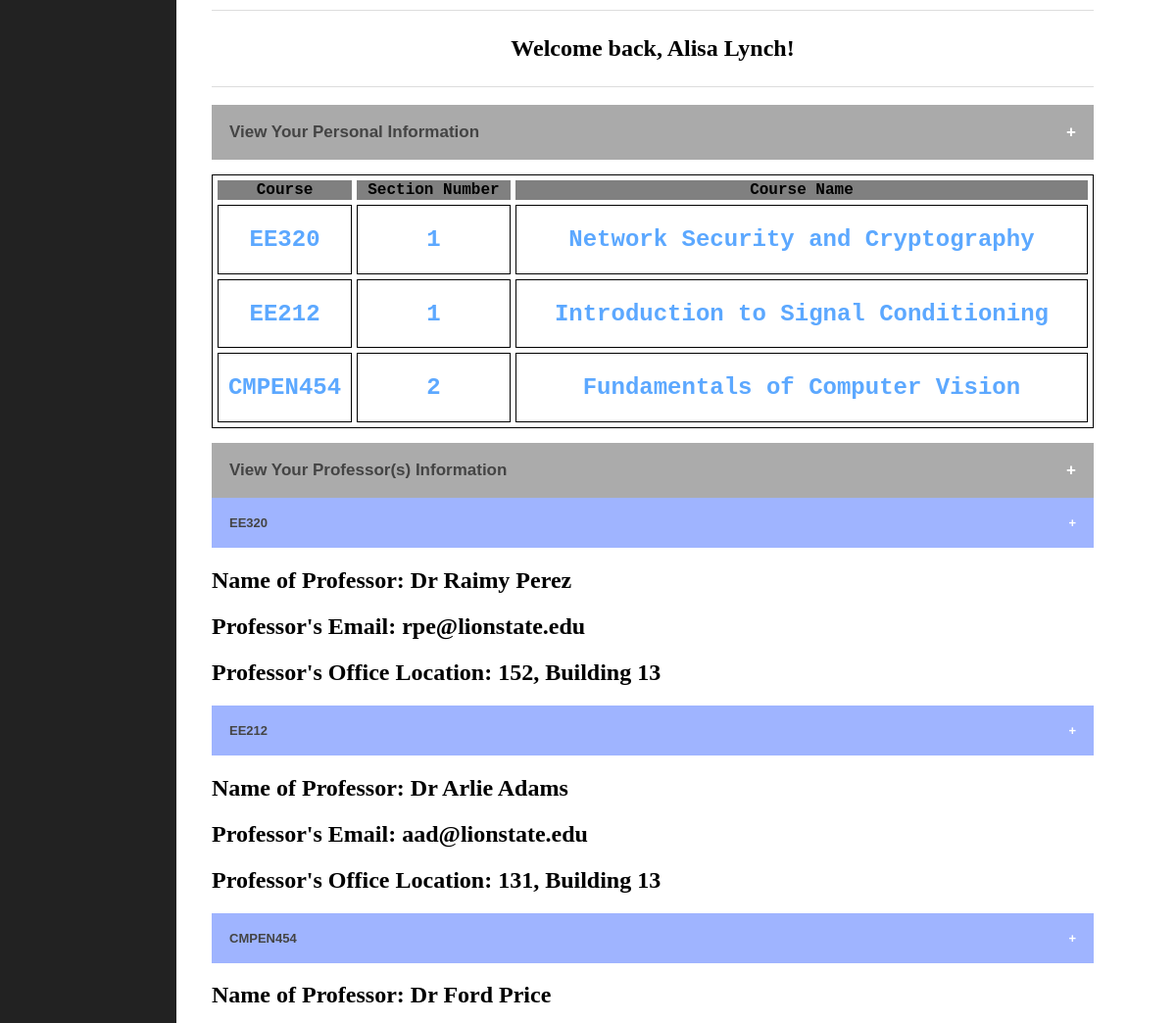
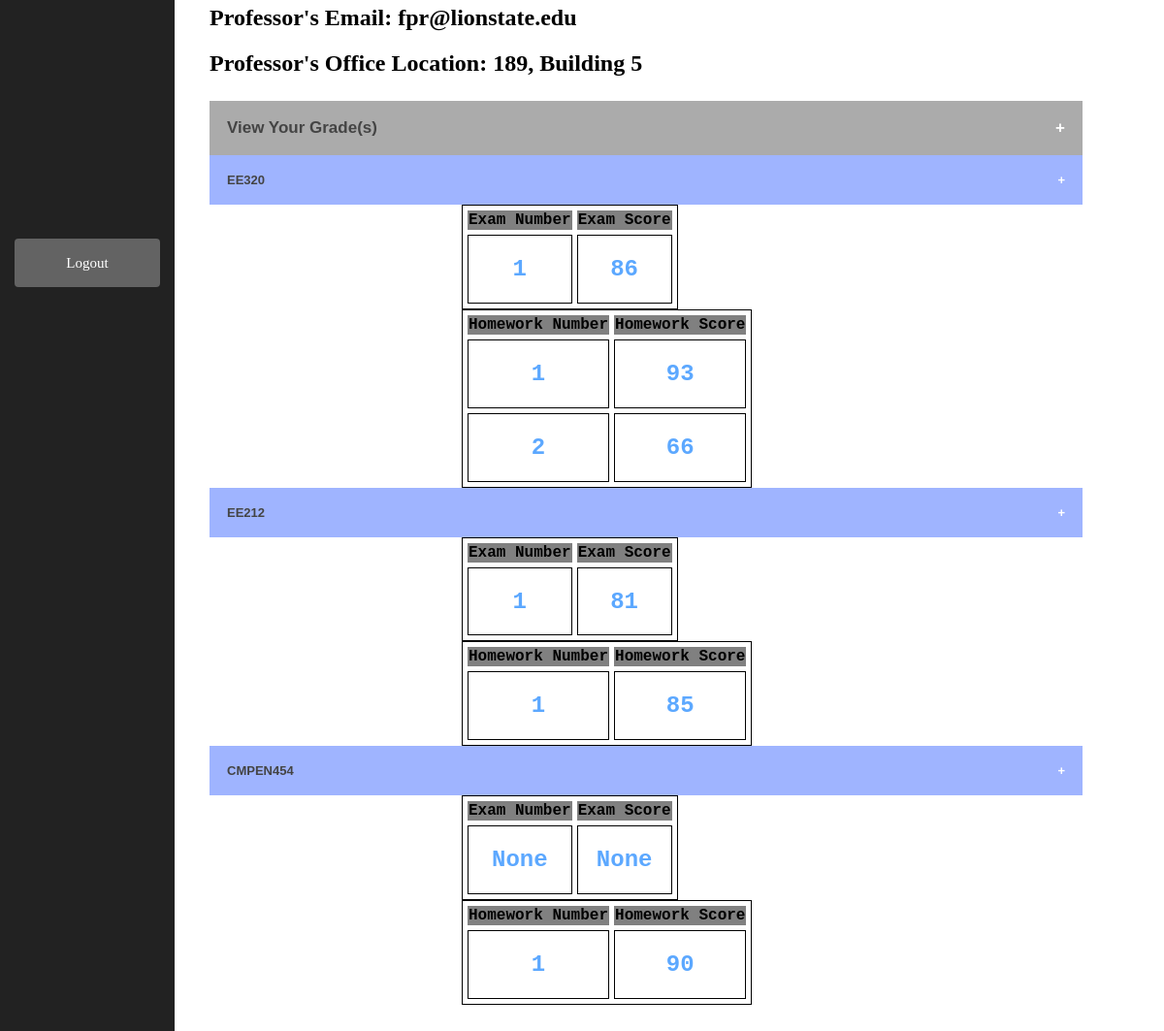
Page /student/dashboard (signed in) on the committed database (2 pictures, top to bottom).
### tables this page shows
CREATE TABLE "Students" (
	"Email"	TEXT NOT NULL UNIQUE,
	"Password"	TEXT NOT NULL,
	"Name"	TEXT NOT NULL,
	"Age"	INTEGER NOT NULL,
	"Gender"	TEXT NOT NULL,
	"Major"	TEXT NOT NULL,
	"Street"	TEXT NOT NULL,
	"ZipCode"	INTEGER NOT NULL,
	PRIMARY KEY("Email")
);

CREATE TABLE "Enrolls" (
	"Email"	TEXT,
	"Course_id"	TEXT,
	"Section_no"	INTEGER
);

CREATE TABLE "Courses" (
	"Course_id"	TEXT,
	"Course_name"	TEXT,
	"Course_description"	TEXT
);

CREATE TABLE "Professors_teaches" (
	"Name"	TEXT NOT NULL,
	"Email"	TEXT NOT NULL UNIQUE,
	"Office"	TEXT,
	"Teaching"	TEXT,
	PRIMARY KEY("Email")
);

CREATE TABLE "Exam_grades" (
	"Email"	TEXT,
	"course_id"	TEXT,
	"section_no"	INTEGER,
	"exam_no"	INTEGER,
	"grades"	INTEGER
);

CREATE TABLE "Homework_grades" (
	"Email"	TEXT,
	"course_id"	TEXT,
	"section_no"	INTEGER,
	"hw_no"	INTEGER,
	"grades"	INTEGER
);

### app.py (the view)
@app.route('/student/dashboard')
@login_required
def student_dashboard():
    connection = sql.connect('database.db')
    '''
    variables = connection.execute('SELECT * FROM homework_grades_table')
    variables1 = variables.fetchall()
    print(variables1)
    print(len(variables1))


    for i in range(len(variables1)):

        connection.execute('INSERT INTO Homework_grades1 (student_email, course_id, section_no, hw_no, grades) VALUES (?,?,?,?,?)',
                           (variables1[i][0], variables1[i][1], variables1[i][2], variables1[i][3], variables1[i][4]))
        connection.commit()
        connection.execute('INSERT INTO Homework_grades1 (student_email, course_id, section_no, hw_no, grades) VALUES (?,?,?,?,?)',
                           (variables1[i][0], variables1[i][5], variables1[i][6], variables1[i][7], variables1[i][8]))
        connection.commit()

        connection.execute('INSERT INTO Homework_grades1 (student_email, course_id, section_no, hw_no, grades) VALUES (?,?,?,?,?)',
                           (variables1[i][0], variables1[i][9], variables1[i][10], variables1[i][11], variables1[i][12]))
        connection.commit()
    '''
    name = getName("for_students")[0][0]
    courses = CheckingInfo("courses") # courses = [('EE320', 1, 'Network Security and Cryptography'), ('EE212', 1, 'Introduction to Signal Conditioning'), ('CMPEN454', 2, 'Fundamentals of Computer Vision')]
    capstone_courses = CheckingInfo("capstone")[0] #capstone_courses = ("CMPEN454", "CMPSC497", "EE340", "IST558", "STAT414")
    prof_info = [] # [[('Dr Raimy Perez', 'rpe@lionstate.edu', '152, Building 13', 'EE320')], [('Dr Arlie Adams', 'aad@lionstate.edu', '131, Building 13', 'EE212')], [('Dr Ford Price', 'fpr@lionstate.edu', '189, Building 5', 'CMPEN454')]]
    for course_id in range(len(courses)):
        professor_info = connection.execute('SELECT Name, Email, Office, Teaching FROM Professors_teaches WHERE Teaching = ?',
                                            [courses[course_id][0]])
        prof_info.append(professor_info.fetchall())
    personal_info = CheckingInfo("personal_information")
    exam_grades = CheckingInfo("exam_grades") # exam_grades = [('EE320', 1, 86), ('EE212', 1, 81), ('CMPEN454', None, None)]
    hw_grades = CheckingInfo("hw_grades") # hw_grades = [('EE320', 1, 93), ('EE212', 1, 85), ('CMPEN454', 1, 90)]
    print(hw_grades)
    return render_template('dashboard-student.html', url=host, name=name, courses=courses,
                           capstone_courses=capstone_courses, prof_info=prof_info, personal_info=personal_info,
                           exam_grades=exam_grades, hw_grades=hw_grades)

### app.py (called while the page is built)
def login_required(f):
    @wraps(f)
    def wrap(*args, **kwargs):
        if 'logged_in' in session:
            return f(*args, **kwargs)
        else:
            flash("You must be logged in first.")
            return redirect(url_for('login'))
    return wrap

def getName(users):
    connection = sql.connect('database.db')
    if users == "for_students":
        name = connection.execute('SELECT Name FROM Students WHERE Email = ?', [session['email']])
    elif users == "for_faculty_mem":
        name = connection.execute('SELECT Name FROM Professors WHERE Email = ?', [session['email']])
    return name.fetchall()

### templates/dashboard-student.html (shortened to what this page needs)
<!DOCTYPE html>
<html lang="en">
    <head>
        <link rel="stylesheet" type="text/css" href="../static/css/dashboard-student.css">
    </head>
    <body id="welcome">
        <aside class="left-navbar">
            <div id="login_button">
                <button type="button" class="logout_button" onclick="window.location.href='{{url_for('logout')}}';"> Logout </button>
            </div>
        </aside>
        <div id="main-wrapper">
            <div class="main-content">
                <section id="welcome">
                    <div class="welcome_back_div">
                        <h1><b> Welcome back, {{ name }}! </b></h1>
                    </div>
                </section>
                <br>
                <section>
                    <div class="personal_info">
                        <button class="collapsible_personal_info"><b>View Your Personal Information</b></button>
                    </div>
                </section>
                <section>
                    <div class="courses_message_div">
                        <table class="courses_table" style="width:100%">
                            <tr>
                                <th>Course</th>
                                <th>Section Number</th>
                                <th> Course Name</th>
                            </tr>
                            {% for course in range(courses | length) %}
                                {% if courses[course][0] in capstone_courses %}
                                      <tr class="capstone">
                                          <td> <h1> <b>
                                              <a class="capstone_tooltip"> {{ courses[course][0] }}
                                              </a>
                                          </b> </h1></td>
                                          <td> <h1> <b>
                                              <a class="capstone_tooltip"> {{ courses[course][1] }}
                                              </a>
                                          </b> </h1> </td>
                                          <td> <h1> <b>
                                              <a class="capstone_tooltip"> {{ courses[course][2] }}
                                              </a>
                                          </b> </h1> </td>
                                      </tr>
                                {% else %}
                                    <tr>
                                        <td> <h1> <b> {{ courses[course][0] }}</b> </h1> </td>
                                        <td> <h1> <b> {{ courses[course][1] }} </b> </h1> </td>
                                        <td> <h1> <b> {{ courses[course][2] }}</b> </h1> </td>
                                    </tr>
                                {% endif %}
                                {% endfor %}
                        </table>
                    </div>
                </section>
                <section>
                    <div class="professor_information">
                        <button class="collapsible_professor_info">
                            <b> View Your Professor(s) Information </b>
                        </button>
                        <div class="course_content_professors">
                            {% for info in range(prof_info | length) %}
                                <button class="collapsible_professor"> <b>{{ prof_info[info][0][3] }}</b> </button>
                                <div class="professor_content">
                                    <h1> Name of Professor: {{ prof_info[info][0][0] }} </h1>
                                    <h1> Professor's Email: {{ prof_info[info][0][1] }}</h1>
                                    <h1> Professor's Office Location: {{ prof_info[info][0][2] }}</h1>
                                </div>
                            {% endfor %}
                        </div>
                    </div>
                </section>
                <section>
                    <div class="grades_info">
                        <button class="collapsible_grades_info"><b>View Your Grade(s)</b></button>
                        <div class="course_content">
                            {% for course_name in range(courses | length) %}
                                <button class="collapsible_courses"> <b>{{ courses[course_name][0] }}</b> </button>
                                <div class="course_content1">
                                    <table>
                                            <tr>
                                                <th>Exam Number</th>
                                                <th>Exam Score</th>
                                            </tr>
                                        {% for exam in range(exam_grades | length) %}
                                            {% if exam_grades[exam][0] in courses[course_name] %}
                                                <tr>
                                                    <td> <h1> <b> {{ exam_grades[exam][1] }}</b> </h1> </td>
                                                    <td> <h1> <b> {{ exam_grades[exam][2] }} </b> </h1> </td>
                                                </tr>
                                            {% endif %}
                                        {% endfor %}
                                    </table>
                                    <table>
                                            <tr>
                                                <th> Homework Number </th>
                                                <th> Homework Score </th>
                                            </tr>
                                        {% for hw in range(hw_grades | length) %}
                                            {% if hw_grades[hw][0] in courses[course_name] %}
                                                <tr>
                                                    <td> <h1> <b> {{ hw_grades[hw][1] }} </b> </h1> </td>
                                                    <td> <h1> <b> {{ hw_grades[hw][2] }} </b> </h1> </td>
                                                </tr>
                                            {% endif %}
                                        {% endfor %}
                                    </table>
                                </div>
                            {% endfor %}
                        </div>
                    </div>
                </section>
            </div>
        </div>
    </body>
</html>

### static/css/dashboard-student.css (style rules this page uses)
body { margin: 0px; }
.left-navbar { background-color: #222222; float: left; min-height: 100%; position: fixed; width: 15%; }
.logout_button { background: rgba(133, 133, 133, 0.66); color: white; font-family: 'Ubuntu', 'Lucida Grande', 'Lucida Sans Unicode', 'Geneva', 'Verdana'; font-size: 15px; width: 150px; height: 50px; border: none; border-radius: 4px; cursor: pointer; top: 500px; left: 0; bottom: 0; right: 0; position: absolute; margin: auto; }
#main-wrapper { float: left; margin-left: 18%; width: 75%; }
.main-content section { margin: 0; }
.welcome_back_div { border-bottom: 1px solid #ddd; border-top: 1px solid #ddd; margin-top: 10px; padding: 5px 0 5px; text-align: center; }
.courses_message_div { padding: 15px 0 15px; }
.collapsible_personal_info { background-color: #aaaaaa; color: #444; cursor: pointer; padding: 18px; width: 100%; border: none; text-align: left; outline: none; font-size: 17px; }
.collapsible_personal_info:after { content: '\002B'; color: white; font-weight: bold; float: right; margin-left: 5px; }
table { border-spacing: 5px; border: 1px solid black; font-family: 'Consolas', 'Monaco', 'Bitstream Vera Sans Mono', monospace; }
th { color: Black; background-color: gray; }
tr { color: #5ca8ff; }
td { border-spacing: 5px; border: 1px solid black; text-align: center; }
.collapsible_professor_info { background-color: #ababab; color: #444; cursor: pointer; padding: 18px; width: 100%; border: none; text-align: left; outline: none; font-size: 17px; }
.collapsible_professor_info:after { content: '\002B'; color: white; font-weight: bold; float: right; margin-left: 5px; }
.collapsible_professor { background-color: #9fb4ff; color: #444; cursor: pointer; padding: 18px; width: 100%; border: none; text-align: left; outline: none; font-size: 13px; }
.collapsible_professor:after { content: '\002B'; color: white; font-weight: bold; float: right; margin-left: 5px; }
.grades_info { margin: 25px 0 50px 0; }
.collapsible_grades_info { background-color: #ababab; color: #444; cursor: pointer; padding: 18px; width: 100%; border: none; text-align: left; outline: none; font-size: 17px; }
.collapsible_grades_info:after { content: '\002B'; color: white; font-weight: bold; float: right; margin-left: 5px; }
.collapsible_courses { background-color: #9fb4ff; color: #444; cursor: pointer; padding: 18px; width: 100%; border: none; text-align: left; outline: none; font-size: 13px; }
.collapsible_courses:after { content: '\002B'; color: white; font-weight: bold; float: right; margin-left: 5px; }
.course_content1 { margin-left: 260px; }

### rows in the picture
Students: Name "Alisa Lynch"
Enrolls: Course "EE320", Section_no "1", Course "EE320"
Courses: Course_name "Network Security and Cryptography"
Enrolls: Course "EE212", Section_no "1", Course "EE212"
Courses: Course_name "Introduction to Signal Conditioning"
Enrolls: Course "CMPEN454", Section_no "2", Course "CMPEN454"
Courses: Course_name "Fundamentals of Computer Vision"
Professors_teaches: Teaching "EE320", Name "Dr Raimy Perez", Email "rpe@lionstate.edu", Office "152, Building 13"
Professors_teaches: Teaching "EE212", Name "Dr Arlie Adams", Email "aad@lionstate.edu", Office "131, Building 13"
Professors_teaches: Teaching "CMPEN454", Name "Dr Ford Price", Email "fpr@lionstate.edu", Office "189, Building 5"
Exam_grades: exam_no "1", grades "86"
Homework_grades: hw_no "1", grades "93"
Homework_grades: hw_no "2", grades "66"
Exam_grades: exam_no "1", grades "81"
Homework_grades: hw_no "1", grades "85"
Homework_grades: hw_no "1", grades "90"

### other values in the picture
{{ exam_grades[exam][1] }} "None"
{{ exam_grades[exam][2] }} "None"
